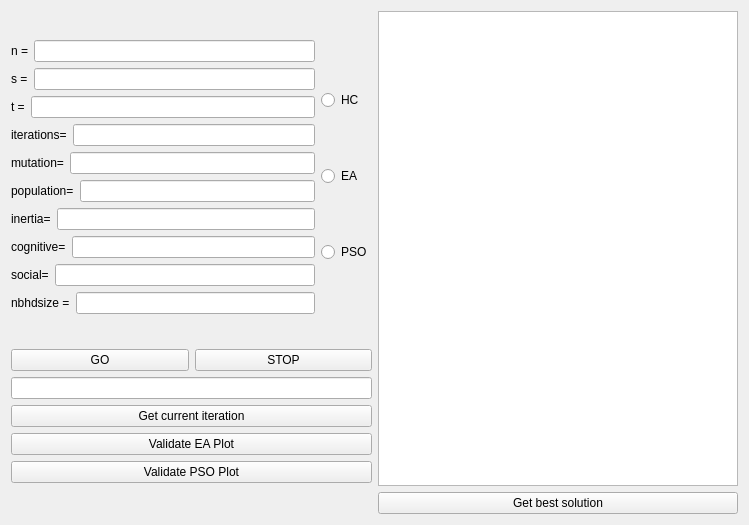
<?xml version="1.0" encoding="UTF-8"?>
<ui version="4.0">
 <class>Form</class>
 <widget class="QWidget" name="Form">
  <property name="geometry">
   <rect>
    <x>0</x>
    <y>0</y>
    <width>749</width>
       <height>525</height>
   </rect>
  </property>
  <property name="windowTitle">
   <string>Form</string>
  </property>
     <layout class="QVBoxLayout" name="verticalLayout_6">
   <item>
       <layout class="QHBoxLayout" name="horizontalLayout_13">
     <item>
      <layout class="QVBoxLayout" name="verticalLayout_5">
       <item>
           <layout class="QHBoxLayout" name="horizontalLayout_12">
         <item>
          <layout class="QVBoxLayout" name="verticalLayout_2">
           <item>
            <layout class="QHBoxLayout" name="horizontalLayout">
             <item>
              <widget class="QLabel" name="label">
               <property name="text">
                <string>n =</string>
               </property>
              </widget>
             </item>
             <item>
              <widget class="QLineEdit" name="nLineEdit"/>
             </item>
            </layout>
           </item>
           <item>
            <layout class="QHBoxLayout" name="horizontalLayout_2">
             <item>
              <widget class="QLabel" name="label_2">
               <property name="text">
                <string>s =</string>
               </property>
              </widget>
             </item>
             <item>
              <widget class="QLineEdit" name="sLineEdit"/>
             </item>
            </layout>
           </item>
           <item>
            <layout class="QHBoxLayout" name="horizontalLayout_3">
             <item>
              <widget class="QLabel" name="label_3">
               <property name="text">
                <string>t =</string>
               </property>
              </widget>
             </item>
             <item>
              <widget class="QLineEdit" name="tLineEdit"/>
             </item>
            </layout>
           </item>
           <item>
            <layout class="QHBoxLayout" name="horizontalLayout_4">
             <item>
              <widget class="QLabel" name="label_4">
               <property name="text">
                <string>iterations=</string>
               </property>
              </widget>
             </item>
             <item>
              <widget class="QLineEdit" name="iterationsLineEdit"/>
             </item>
            </layout>
           </item>
           <item>
            <layout class="QHBoxLayout" name="horizontalLayout_5">
             <item>
              <widget class="QLabel" name="label_5">
               <property name="text">
                <string>mutation=</string>
               </property>
              </widget>
             </item>
             <item>
              <widget class="QLineEdit" name="mutationLineEdit"/>
             </item>
            </layout>
           </item>
           <item>
            <layout class="QHBoxLayout" name="horizontalLayout_6">
             <item>
                 <widget class="QLabel" name="label_7">
               <property name="text">
                <string>population=</string>
               </property>
              </widget>
             </item>
             <item>
              <widget class="QLineEdit" name="populationLineEdit"/>
             </item>
            </layout>
           </item>
              <item>
                  <layout class="QHBoxLayout" name="horizontalLayout_7">
                      <item>
                          <widget class="QLabel" name="label_6">
                              <property name="text">
                                  <string>inertia=</string>
                              </property>
                          </widget>
                      </item>
                      <item>
                          <widget class="QLineEdit" name="inertiaLineEdit"/>
                      </item>
                  </layout>
              </item>
              <item>
                  <layout class="QHBoxLayout" name="horizontalLayout_9">
                      <item>
                          <widget class="QLabel" name="label_8">
                              <property name="text">
                                  <string>cognitive=</string>
                              </property>
                          </widget>
                      </item>
                      <item>
                          <widget class="QLineEdit" name="cognitiveLineEdit"/>
                      </item>
                  </layout>
              </item>
              <item>
                  <layout class="QHBoxLayout" name="horizontalLayout_10">
                      <item>
                          <widget class="QLabel" name="label_9">
                              <property name="text">
                                  <string>social=</string>
                              </property>
                          </widget>
                      </item>
                      <item>
                          <widget class="QLineEdit" name="socialLineEdit"/>
                      </item>
                  </layout>
              </item>
              <item>
                  <layout class="QHBoxLayout" name="horizontalLayout_11">
                      <item>
                          <widget class="QLabel" name="label_10">
                              <property name="text">
                                  <string>nbhdsize =</string>
                              </property>
                          </widget>
                      </item>
                      <item>
                          <widget class="QLineEdit" name="neighbourhoodLineExit"/>
                      </item>
                  </layout>
              </item>
          </layout>
         </item>
         <item>
          <layout class="QVBoxLayout" name="verticalLayout">
           <item>
            <widget class="QRadioButton" name="hcRadioButton">
             <property name="text">
              <string>HC</string>
             </property>
            </widget>
           </item>
           <item>
            <widget class="QRadioButton" name="eaRadioButton">
             <property name="text">
              <string>EA</string>
             </property>
            </widget>
           </item>
           <item>
            <widget class="QRadioButton" name="psoRadioButton">
             <property name="text">
              <string>PSO</string>
             </property>
            </widget>
           </item>
          </layout>
         </item>
        </layout>
       </item>
       <item>
        <layout class="QVBoxLayout" name="verticalLayout_3">
         <item>
          <layout class="QHBoxLayout" name="horizontalLayout_8">
           <item>
            <widget class="QPushButton" name="goButton">
             <property name="text">
              <string>GO</string>
             </property>
            </widget>
           </item>
           <item>
            <widget class="QPushButton" name="stopButton">
             <property name="text">
              <string>STOP</string>
             </property>
            </widget>
           </item>
          </layout>
         </item>
         <item>
          <widget class="QLineEdit" name="lineEdit"/>
         </item>
         <item>
          <widget class="QPushButton" name="currentIterationButton">
           <property name="text">
            <string>Get current iteration</string>
           </property>
          </widget>
         </item>
         <item>
          <widget class="QPushButton" name="validateEAButton">
           <property name="text">
            <string>Validate EA Plot</string>
           </property>
          </widget>
         </item>
         <item>
          <widget class="QPushButton" name="validatePSOButton">
           <property name="text">
            <string>Validate PSO Plot</string>
           </property>
          </widget>
         </item>
        </layout>
       </item>
      </layout>
     </item>
     <item>
      <layout class="QVBoxLayout" name="verticalLayout_4">
       <item>
        <widget class="QTextEdit" name="solutionTextEdit"/>
       </item>
       <item>
        <widget class="QPushButton" name="bestSolutionButton">
         <property name="text">
          <string>Get best solution</string>
         </property>
        </widget>
       </item>
      </layout>
     </item>
    </layout>
   </item>
  </layout>
 </widget>
 <resources/>
 <connections/>
</ui>
